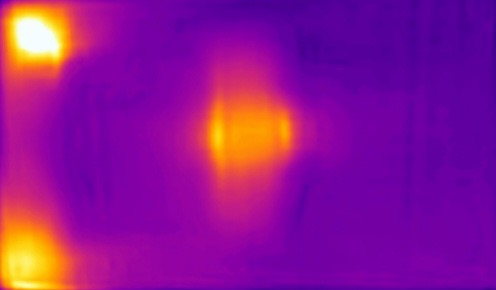
#> input picture data/infrared_road.jpg, 496 x 290 px
$ python map.py
#> lines starting #> are read from the running program, lines starting #| are printed output that depends on the picture; after the words box and inside, x2 and y2 are one past the last pixel; in counts of white or black regions, pixels touching at a corner belong together
import cv2
import numpy as np
from matplotlib import pyplot as plt

src = cv2.imread('./data/infrared_road.jpg')
#> src is the input picture: shape (290, 496, 3); mean B, G, R 145.3, 21.3, 142.6
# print('shape: ', src.shape)
height, width, channel = src.shape
#> height = 290; width = 496; channel = 3

dst = src.copy()

hsv = cv2.cvtColor(dst, cv2.COLOR_BGR2HSV)
#> hsv: shape (290, 496, 3); mean H, S, V 132, 242.7, 176

# cv2.inRange(dst, 하한, 상한)
# 빨간색 범위만 가져오자
# 255 - 30 = 255 ~ 255, 0 ~ 130
mask = cv2.inRange(hsv, (-30, 0, 100), (130, 255, 255))
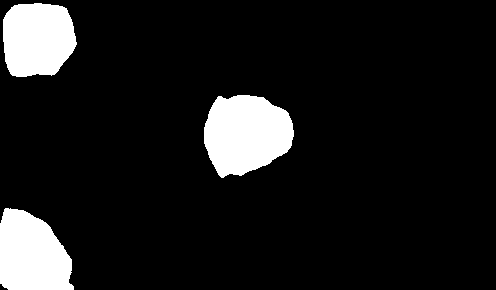
#> mask: shape (290, 496); 10.4% white; 3 white regions, box (x1, y1, x2, y2) and area: (204, 95, 294, 178) 5658, (0, 208, 74, 290) 4764, (3, 3, 77, 77) 4567

dst = cv2.copyTo(src, mask=mask)
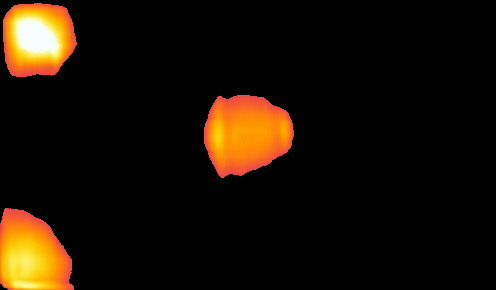
#> dst: shape (290, 496, 3); mean B, G, R 5, 15.9, 25.9

# N = 6
h = height // 5
#> h = 58
w = width // 7
#> w = 70

for i in range(6):
    for j in range(8):
        y = i * h
        x = j * w
        roi = dst[y:y+h, x:x+w]
        dst[y:y+h, x:x+w]= cv2.mean(roi)[0:3]
        cv2.putText(dst[y:y+h, x:x+w], f'{i,j}', (5,20),cv2.FONT_HERSHEY_SIMPLEX, 0.5, (255, 255, 255), 1)
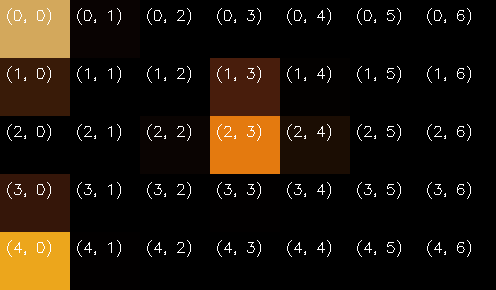
#> dst: shape (290, 496, 3); mean B, G, R 10.1, 20.7, 30.5
        # cv2.putText(dst[y:y+h, x:x+w], f'{src[y:y+1, x,1]}', (5,40),cv2.FONT_HERSHEY_SIMPLEX, 0.5, (0, 255, 0), 1)

# 선 그리기
for i in range(w,width-w,w):
    pt1 = i, 0
    pt2 = i, height
    cv2.line(dst, pt1, pt2, (255,255,255), 2)
    print()
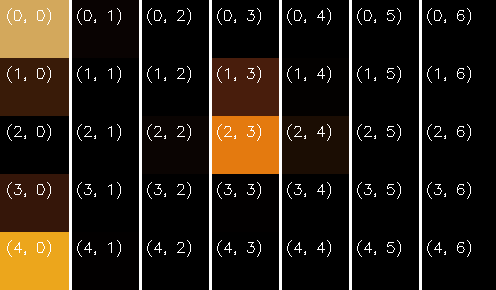
#> dst: shape (290, 496, 3); 3.63% of pixels changed, all inside (x1, y1, x2, y2) = (69, 0, 422, 290)
for i in range(h,height,h):
    pt1 = 0,i
    pt2 = width, i
    cv2.line(dst, pt1, pt2, (255,255,255), 2)
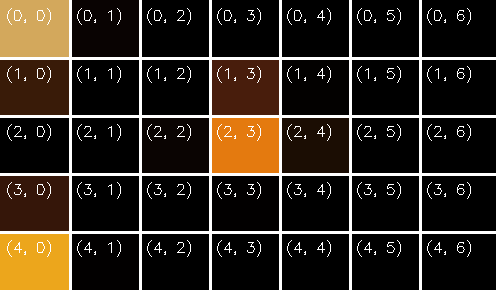
#> dst: shape (290, 496, 3); 3.99% of pixels changed, all inside (x1, y1, x2, y2) = (0, 57, 496, 234)


# [9 lines of commented-out code are left out]


cv2.imshow('dst', dst)
# cv2.imshow('mask', mask)
# cv2.imshow('img_result', img_result)
cv2.waitKey()
cv2.destroyAllWindows()

$ run again, with data/1209.jpg copied over data/infrared_road.jpg
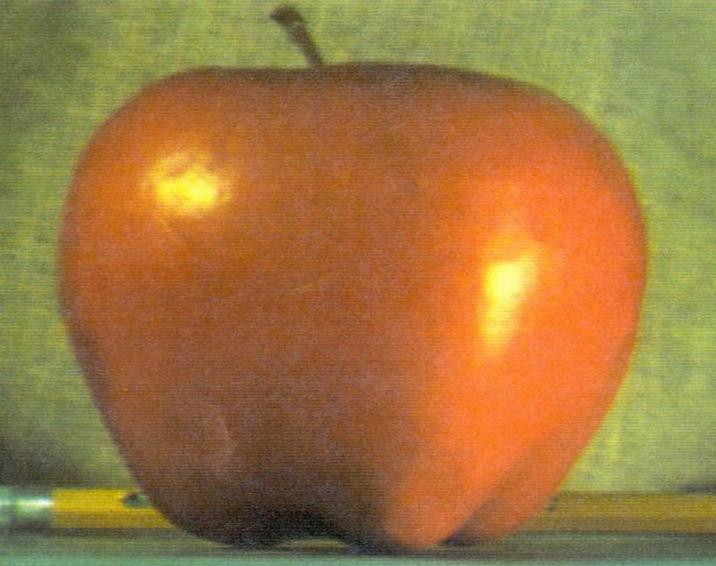
#> input picture data/1209.jpg, 716 x 566 px
#> src is the input picture: shape (566, 716, 3); mean B, G, R 64.8, 119.6, 159.1
#> hsv: shape (566, 716, 3); mean H, S, V 21.7, 145.3, 163
#> `mask = cv2.inRange(hsv, (-30, 0, 100), (130, 255, 255))`:
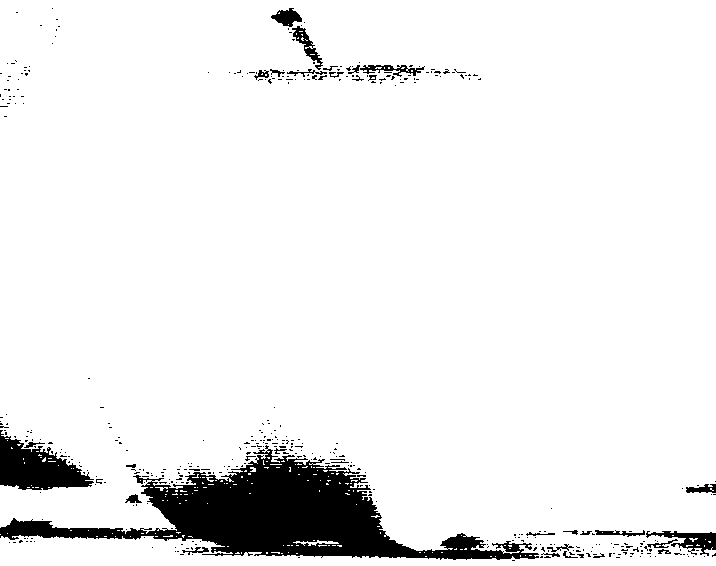
#> mask: shape (566, 716); 93% white; 410 black regions (379 under 20 px), largest, box (x1, y1, x2, y2) and area: (0, 445, 539, 560) 20974, (0, 430, 94, 490) 3042, (646, 531, 716, 556) 707
#> after the loop `for i in range(h,height,h):`:
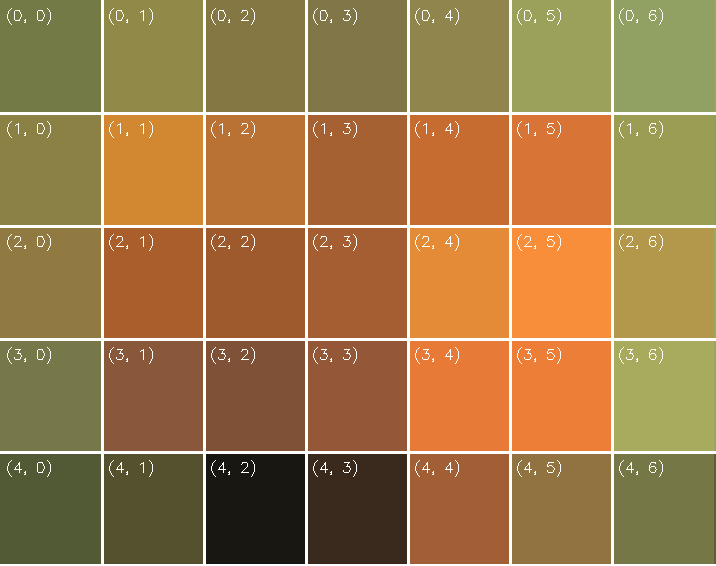
#> dst: shape (566, 716, 3); mean B, G, R 71.8, 122.5, 158.9
